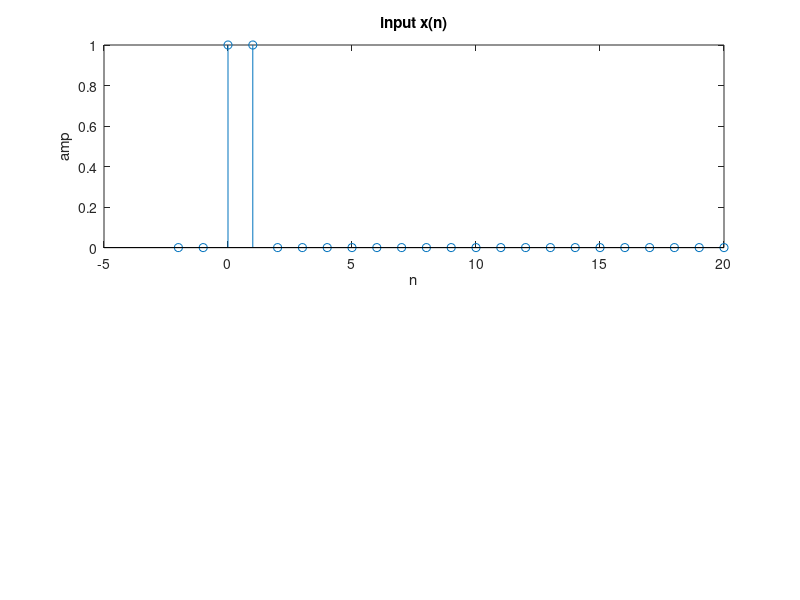

Reproduce this figure in MATLAB. (Note: this script raises an error after producing the figure.)
clc;
close;
close all;

a = [1 -0.25 -0.125];
b = [1 0.5];

M = length(b) - 1;
N = length(a) - 1;

IC = input('enter the IC for Y: ');
ic = filtic(b, a, flip(IC));

n = -N:20;
x = (n >= 0) - (n >= 2);

subplot(2,1,1);
stem(n, x);
title('input x(n)');
xlabel('n');
ylabel('amp');

y = [ic zeros(1, length(n) - N)];

for n = N+1:20
    sumx = 0;
    sumy = 0;

    for k = 0:M
        sumx = sumx + b(k+1) * x(n-k+N+1);
    end

    for k = 1:N
        sumy = sumy + a(k+1) * y(n-k);
    end

    y(n) = sumx - sumy;
end

n = -N:20;
subplot(2,1,2);
stem(n, y);
title('output y(n)');
xlabel('n');
ylabel('amp');

yinbuilt = filter(b, a, x, ic);
disp('y[n]        yinbuilt[n]');
disp([y' yinbuilt']);

